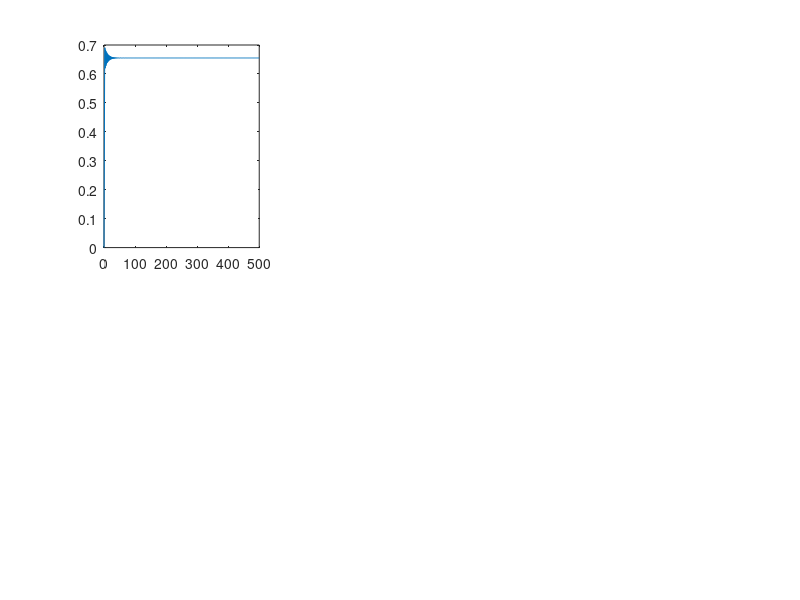

MATLAB code to generate this figure: (Note: this script raises an error after producing the figure.)
clc; clf; clear; close all;

%%%%Define initial conditions and parameters%%%%%%%%%%%%%%%%%%%%%%%%%%%%%%%

%number of iterations in time
N = 500;

%initial population
x_initial = 0.3; 

%growth rate constant
r = 2.9;

%vector to hold pop values
X_Vect = zeros(N+1, 1);

%time vector
time = linspace(0, N, N+1);

%%%%iterate growth rate projection%%%%%%%%%%%%%%%%%%%%%%%%%%%%%%%%%%%%%%%%

%handle initial condition
X_Vect(2) = x_initial;
x_current = x_initial;
for i=3: size(X_Vect)
    
    %run growth rate algo
    x_next = r * x_current * (1 - x_current);
    
    %Add to output population vector
    X_Vect(i) = x_next;
    
    %update current population
    x_current = x_next;
end


subplot(2, 3, 1)
plot(time, X_Vect)
title(['Pop vs Time, r = ', num2str(r), ', branch= ', num2str(branch_detect(X_Vect))])
ylabel("Frac. Pop.")
xlabel("Time Iters.")
ylim([0,1])

r=3;
%handle initial condition
X_Vect(2) = x_initial;
x_current = x_initial;
for i=3: size(X_Vect)
    
    %run growth rate algo
    x_next = r * x_current * (1 - x_current);
    
    %Add to output population vector
    X_Vect(i) = x_next;
    
    %update current population
    x_current = x_next;
end


subplot(2, 3, 2)
plot(time, X_Vect)
title(['Pop vs Time, r = ', num2str(r), ', branch= ', num2str(branch_detect(X_Vect))])
ylabel("Frac. Pop.")
xlabel("Time Iters.")
ylim([0,1])

r=3.5;
%handle initial condition
X_Vect(2) = x_initial;
x_current = x_initial;
for i=3: size(X_Vect)
    
    %run growth rate algo
    x_next = r * x_current * (1 - x_current);
    
    %Add to output population vector
    X_Vect(i) = x_next;
    
    %update current population
    x_current = x_next;
end


subplot(2, 3, 3)
plot(time, X_Vect)
title(['Pop vs Time, r = ', num2str(r), ', branch= ', num2str(branch_detect(X_Vect))])
ylabel("Frac. Pop.")
xlabel("Time Iters.")
ylim([0,1])

r=3.55;
%handle initial condition
X_Vect(2) = x_initial;
x_current = x_initial;
for i=3: size(X_Vect)
    
    %run growth rate algo
    x_next = r * x_current * (1 - x_current);
    
    %Add to output population vector
    X_Vect(i) = x_next;
    
    %update current population
    x_current = x_next;
end


subplot(2, 3, 4)
plot(time, X_Vect)
title(['Pop vs Time, r = ', num2str(r), ', branch= ', num2str(branch_detect(X_Vect))])
ylabel("Frac. Pop.")
xlabel("Time Iters.")
ylim([0,1])

r=3.565;
%handle initial condition
X_Vect(2) = x_initial;
x_current = x_initial;
for i=3: size(X_Vect)
    
    %run growth rate algo
    x_next = r * x_current * (1 - x_current);
    
    %Add to output population vector
    X_Vect(i) = x_next;
    
    %update current population
    x_current = x_next;
end


subplot(2, 3, 5)
plot(time, X_Vect)
title(['Pop vs Time, r = ', num2str(r), ', branch= ', num2str(branch_detect(X_Vect))])
ylabel("Frac. Pop.")
xlabel("Time Iters.")
ylim([0,1])

r = 3.7;
%handle initial condition
X_Vect(2) = x_initial;
x_current = x_initial;
for i=3: size(X_Vect)
    
    %run growth rate algo
    x_next = r * x_current * (1 - x_current);
    
    %Add to output population vector
    X_Vect(i) = x_next;
    
    %update current population
    x_current = x_next;
end


subplot(2, 3, 6)
plot(time, X_Vect)
title(['Pop vs Time, r = ', num2str(r), ', branch>>', num2str(branch_detect(X_Vect))])
ylabel("Frac. Pop.")
xlabel("Time Iters.")
ylim([0,1])


%to detect patterns above 2^6 branches
 function branch = branch_detect(V)
     
     %check for all same value to the 4th decimal place
     if round(V(length(V)), 4) == round(V(length(V)-1), 4)
        branch = 1; 
        return
     end
     
     %find patterns of 2^n repeating sets 
     %number of loops makes downstream code extremely costly
     for n=1: 7
        
        %equates values rounded to the 4th decimal place
        if round(V(length(V)), 4) == round(V(length(V)-(2^n)), 4)
               branch = 2^n;
               return
        end
     end
     %default max branches for when things get crazy
     branch = 2^8;

 end
